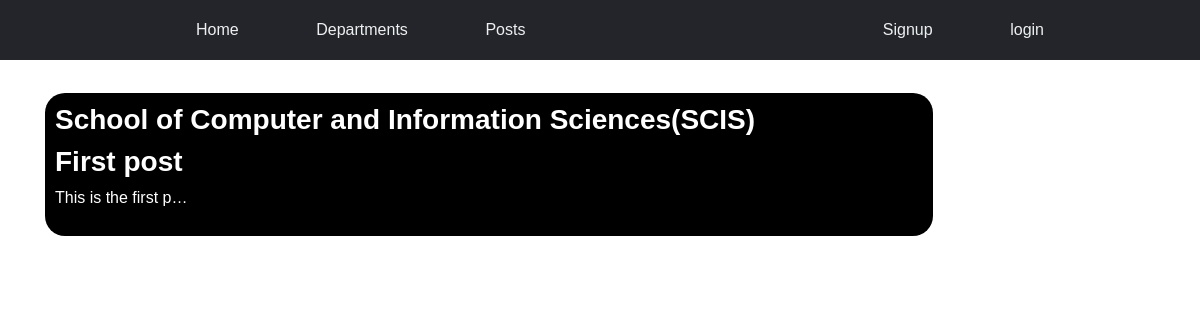
Screenshot of /department/posts/1/ with the database file from the repository.
### department/models.py (models this page shows, shortened)
class Department(models.Model):
    name = models.CharField(max_length=100)
    description = models.TextField()

### posts/models.py (models this page shows, shortened)
class Post(models.Model):
    title = models.CharField(max_length=100)
    message = models.TextField()
    user = models.ForeignKey(User, related_name='posts', on_delete=models.CASCADE)
    created_at = models.DateTimeField(auto_now=True)
    department = models.ForeignKey(Department, related_name='posts', null=True, blank=True,on_delete=models.CASCADE)
    class Meta:
        ordering = ["-created_at"]

### department/views.py (the view)
# urls.py: path('posts/<int:pk>/', views.dept_posts, name='posts'),
def dept_posts(request, pk):
    department = get_object_or_404(Department, pk=pk)
    posts = department.posts.all()
    return render(request, 'department/department_posts.html',
                            {'department': department,
                            'posts': posts,})

### department/templates/department/department_posts.html
{% extends 'base.html' %}
{% block content %}
 <div class='post-list'>
    <h3><a href="{% url 'department:details' pk=department.pk %}">{{ department.name }}</a></h3>
    {% for post in posts %}
        <h3><a href="{% url 'posts:details' pk=post.pk %}">{{ post.title }}</a></h3>
        <p style='white-space: nowrap;
                    overflow: hidden;
                    text-overflow: ellipsis;
                    max-width: 15ch;'>
            {{post.message}}
        </p>
    {% endfor %}
 </div>
{% endblock %}

### static/main.css (style rules this page uses)
body { margin: 0%; padding: 0%; font-family: sans-serif; }

### static/list.css (style rules this page uses)
.post-list { padding: 10px; margin-top: 3%; width: 80%; height: fit-content; background: black; color: white; top: 50%; left: 50%; box-sizing: border-box; border-radius: 20px; }
.post-list a { font-weight: bold; text-decoration: none; color: white; }

### rows the page displays
Department: name "School of Computer and Information Sciences(SCIS)"
Post: title "First post", message "This is the first p…"
